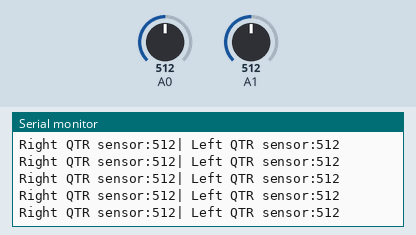
Simulated run of this sketch. Board: Arduino Uno, built with avr-gcc and run on an emulated ATmega328P. On the bench: the last lines printed to the serial monitor. Inputs (shaded band) come from the test bench; at power-on: A1 = 512, A0 = 512.

Above: at 4.2 s.
4.3 s: A1 set to 983
At 4.34 s:
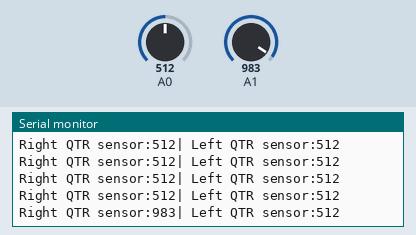
5.8 s: A1 set to 1013
At 5.85 s:
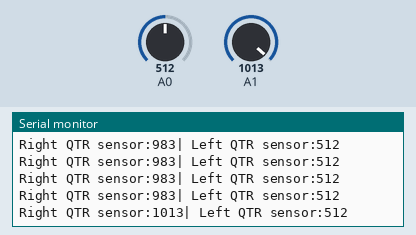
8.8 s: A0 set to 986
At 8.88 s:
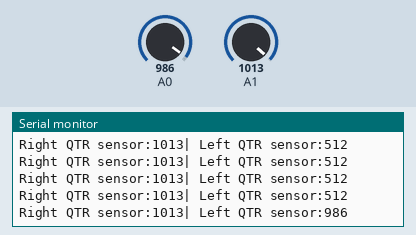
11.8 s: A0 set to 1009
At 11.8 s:
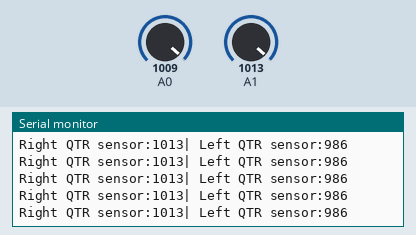
Timing chart, 0 to 14.3 s (numbered marks = the images above; inputs shaded):
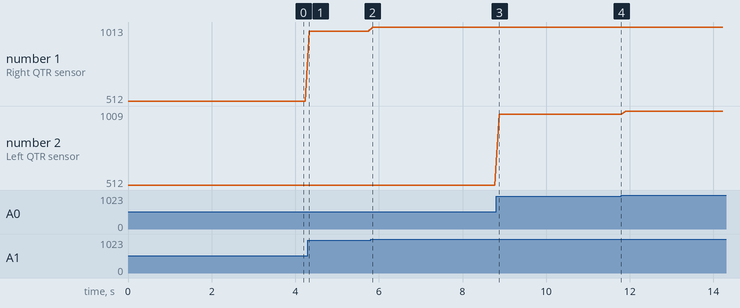

The sketch:

Step3-SharpSensors.ino
```cpp
int sensor1Sharp;
int sensor2Sharp;

void setup() {
  // put your setup code here, to run once:
  pinMode(A0, INPUT);
  pinMode(A1, INPUT);
  Serial.begin(9600);


}

void loop() {
  // put your main code here, to run repeatedly:
  sensor1Sharp = analogRead(A0);
  sensor2Sharp = analogRead(A1);

  Serial.print("Right QTR sensor:");
  Serial.print(sensor2Sharp);
  Serial.print("| Left QTR sensor:");
  Serial.println(sensor1Sharp);

  delay(100);

}
```

Measured:
- after the input at 4.3 s, the serial monitor: prints a new line at once (image 1)
- after the input at 5.8 s, the serial monitor: prints a new line after 0.05 s (image 2)
- after the input at 8.8 s, the serial monitor: prints a new line after 0.07 s (image 3)
- plotted number 1: 512 → 983 after the input at 4.3 s, 983 → 1013 after the input at 5.8 s
- plotted number 2: 512 → 986 after the input at 8.8 s, 986 → 1009 after the input at 11.8 s
